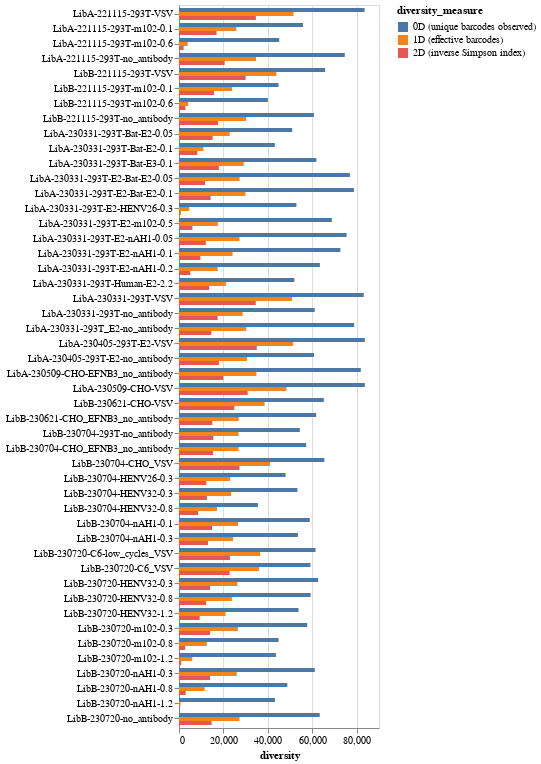

The code cell stored with this chart in its notebook:
### Markdown cell above
## Diversity of barcodes for each sample
Get the diversity of barcodes mapping to the gene of interest (**not** neutralization standards or other non-primary targets) for each sample.

We compute three [diversity indices](https://en.wikipedia.org/wiki/Diversity_index):

  - $^0$D: number ofo unique barcodes observed in that sample
  - $^1$D: effective number of barcodes (Shannon diversity)
  - $^2$D: inverse Simpson index (inverse probability two random barcodes are the same)

All are plotted below, the plot is interactive, so you can select by date library and click the legend just to show on particular diversity measure.

### Code cell
diversity_measures = {
    "unique_barcodes_observed": "0D (unique barcodes observed)",
    "effective_n_barcodes": "1D (effective barcodes)",
    "inverse_simpson_index": "2D (inverse Simpson index)",
}

diversity = (
    variants.variant_count_df.query("target == @variants.primary_target")
    .query("count > 0")[["sample", "barcode", "count"]]
    .groupby("sample", as_index=False)
    .aggregate(
        unique_barcodes_observed=pd.NamedAgg("barcode", "count"),
        effective_n_barcodes=pd.NamedAgg(
            "count",
            lambda s: numpy.exp(-((s / s.sum()) * numpy.log(s / s.sum())).sum()),
        ),
        inverse_simpson_index=pd.NamedAgg(
            "count",
            lambda s: 1 / ((s / s.sum()) ** 2).sum(),
        ),
    )
    .melt(id_vars="sample", var_name="diversity_measure", value_name="diversity")
    .merge(barcode_runs, on="sample", validate="many_to_one")
    .assign(diversity_measure=lambda x: x["diversity_measure"].map(diversity_measures))
)

diversity_selection = alt.selection_point(fields=["diversity_measure"], bind="legend")

diversity_chart = (
    alt.Chart(diversity)
    .encode(
        x=alt.X("diversity"),
        y=alt.Y("sample", title=None, sort=samples),
        yOffset="diversity_measure",
        color=alt.Color(
            "diversity_measure",
            scale=alt.Scale(domain=list(diversity_measures.values())),
        ),
        tooltip=[
            alt.Tooltip(c, format=".1f") if diversity[c].dtype == float else c
            for c in diversity.columns
        ],
    )
    .mark_bar()
    .properties(width=200, height=alt.Step(15, **{"for": "position"}))
    .configure_axis(labelLimit=500)
)

for selection in selections + [diversity_selection]:
    diversity_chart = diversity_chart.add_params(selection).transform_filter(selection)

diversity_chart

### Figure 1 — Vega-Lite specification as saved in the notebook (floating-point values rounded to 4 significant figures; data arrays with more than 128 entries replaced by an {"elided": "..."} marker saying what was removed)
{"config": {"view": {"continuousWidth": 300, "continuousHeight": 300}, "axis": {"labelLimit": 500}}, "data": {"name": "data-9749cabe41eaf10157fd33625fc94bae"}, "mark": {"type": "bar"}, "encoding": {"color": {"field": "diversity_measure", "scale": {"domain": ["0D (unique barcodes observed)", "1D (effective barcodes)", "2D (inverse Simpson index)"]}, "type": "nominal"}, "tooltip": [{"field": "sample", "type": "nominal"}, {"field": "diversity_measure", "type": "nominal"}, {"field": "diversity", "format": ".1f", "type": "quantitative"}, {"field": "library", "type": "nominal"}, {"field": "date", "type": "nominal"}], "x": {"field": "diversity", "type": "quantitative"}, "y": {"field": "sample", "sort": ["LibA-221115-293T-VSV", "LibA-221115-293T-m102-0.1", "LibA-221115-293T-m102-0.6", "LibA-221115-293T-no_antibody", "LibB-221115-293T-VSV", "LibB-221115-293T-m102-0.1", "LibB-221115-293T-m102-0.6", "LibB-221115-293T-no_antibody", "LibA-230331-293T-Bat-E2-0.05", "LibA-230331-293T-Bat-E2-0.1", "LibA-230331-293T-Bat-E3-0.1", "LibA-230331-293T-E2-Bat-E2-0.05", "LibA-230331-293T-E2-Bat-E2-0.1", "LibA-230331-293T-E2-HENV26-0.3", "LibA-230331-293T-E2-m102-0.5", "LibA-230331-293T-E2-nAH1-0.05", "LibA-230331-293T-E2-nAH1-0.1", "LibA-230331-293T-E2-nAH1-0.2", "LibA-230331-293T-Human-E2-2.2", "LibA-230331-293T-VSV", "LibA-230331-293T-no_antibody", "LibA-230331-293T_E2-no_antibody", "LibA-230405-293T-E2-VSV", "LibA-230405-293T-E2-no_antibody", "LibA-230509-CHO-EFNB3_no_antibody", "LibA-230509-CHO-VSV", "LibB-230621-CHO-VSV", "LibB-230621-CHO_EFNB3_no_antibody", "LibB-230704-293T-no_antibody", "LibB-230704-CHO_EFNB3_no_antibody", "LibB-230704-CHO_VSV", "LibB-230704-HENV26-0.3", "LibB-230704-HENV32-0.3", "LibB-230704-HENV32-0.8", "LibB-230704-nAH1-0.1", "LibB-230704-nAH1-0.3", "LibB-230720-C6-low_cycles_VSV", "LibB-230720-C6_VSV", "LibB-230720-HENV32-0.3", "LibB-230720-HENV32-0.8", "LibB-230720-HENV32-1.2", "LibB-230720-m102-0.3", "LibB-230720-m102-0.8", "LibB-230720-m102-1.2", "LibB-230720-nAH1-0.3", "LibB-230720-nAH1-0.8", "LibB-230720-nAH1-1.2", "LibB-230720-no_antibody"], "title": null, "type": "nominal"}, "yOffset": {"field": "diversity_measure", "type": "nominal"}}, "height": {"step": 15, "for": "position"}, "params": [{"name": "param_1", "select": {"type": "point", "fields": ["library"]}, "bind": {"input": "select", "options": [null, "LibA", "LibB"], "labels": ["all", "LibA", "LibB"], "name": "library"}}, {"name": "param_2", "select": {"type": "point", "fields": ["date"]}, "bind": {"input": "select", "options": [null, "2022-11-15", "2023-03-31", "2023-04-05", "2023-05-09", "2023-06-21", "2023-07-04", "2023-07-20"], "labels": ["all", "2022-11-15", "2023-03-31", "2023-04-05", "2023-05-09", "2023-06-21", "2023-07-04", "2023-07-20"], "name": "date"}}, {"name": "param_6", "select": {"type": "point", "fields": ["diversity_measure"]}, "bind": "legend"}], "transform": [{"filter": {"param": "param_1"}}, {"filter": {"param": "param_2"}}, {"filter": {"param": "param_6"}}], "width": 200, "$schema": "https://vega.github.io/schema/vega-lite/v5.8.0.json", "datasets": {"data-9749cabe41eaf10157fd33625fc94bae": {"elided": "144 records"}}}
